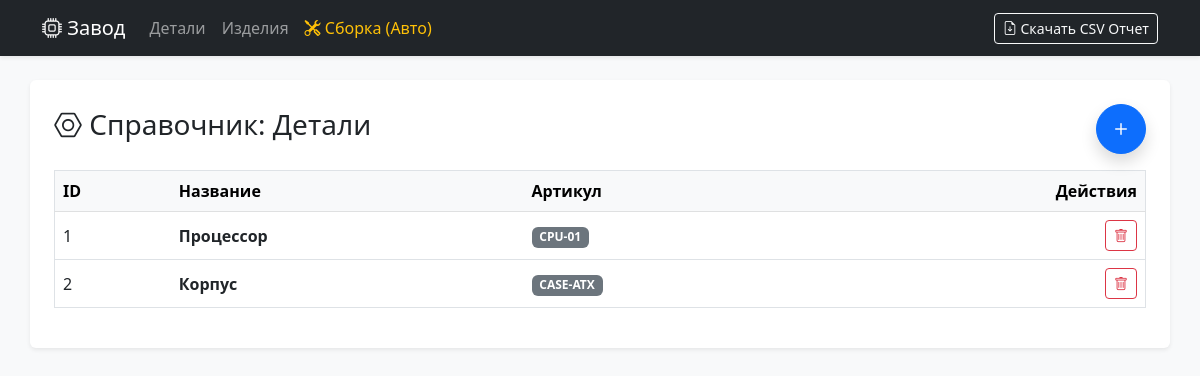
The page /parts on the database as committed earlier.
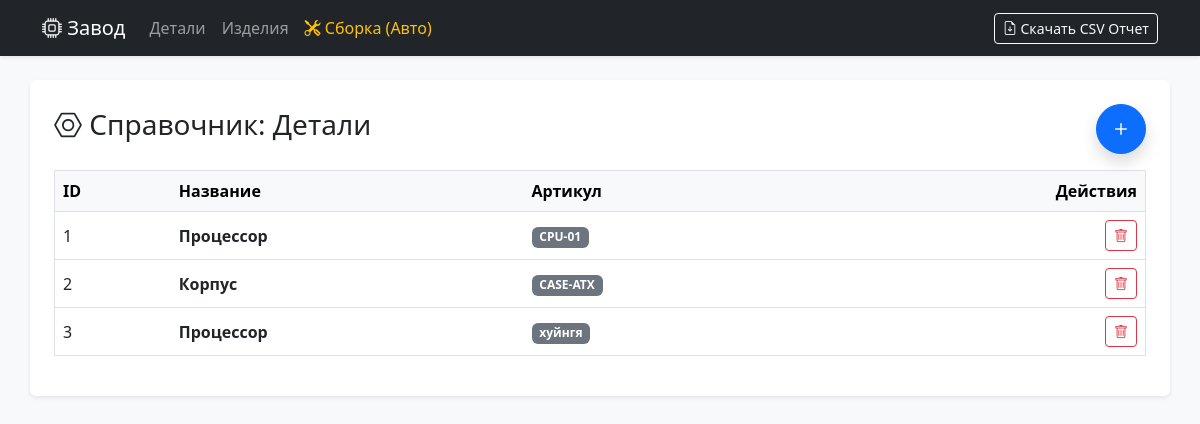
The same page on the database as committed later.
### tables this page shows
CREATE TABLE part (
        id_part INTEGER PRIMARY KEY AUTOINCREMENT,
        name TEXT NOT NULL,
        article TEXT NOT NULL
    );

### app.py (the view)
@app.route('/parts', methods=['GET', 'POST'])
def parts():
    conn = get_db_connection()
    if request.method == 'POST':
        conn.execute('INSERT INTO part (name, article) VALUES (?, ?)', (request.form['name'], request.form['article']))
        conn.commit()
        flash('Новая деталь успешно добавлена!', 'success')
        return redirect(url_for('parts'))
    data = conn.execute('SELECT * FROM part').fetchall()
    conn.close()
    return render_template('parts.html', data=data)

### app.py (called while the page is built)
def get_db_connection():
    conn = sqlite3.connect('database.db')
    conn.row_factory = sqlite3.Row
    return conn

### templates/parts.html (shortened to what this page needs)
{% extends 'base.html' %}
{% block content %}
<div class="d-flex justify-content-between align-items-center mb-3">
    <h3><i class="bi bi-nut"></i> Справочник: Детали</h3>
    <button class="btn btn-primary rounded-circle shadow" data-bs-toggle="modal" data-bs-target="#addModal" style="width: 50px; height: 50px; font-size: 24px; line-height: 1;">
        <i class="bi bi-plus"></i>
    </button>
</div>
<table class="table table-hover align-middle border">
    <thead class="table-light">
        <tr><th>ID</th><th>Название</th><th>Артикул</th><th class="text-end">Действия</th></tr>
    </thead>
    <tbody>
        {% for row in data %}
        <tr>
            <td>{{ row.id_part }}</td>
            <td><strong>{{ row.name }}</strong></td>
            <td><span class="badge bg-secondary">{{ row.article }}</span></td>
            <td class="text-end">
                <a href="/delete_part/{{ row.id_part }}" class="btn btn-sm btn-outline-danger" onclick="return confirm('Удалить?');">
                    <i class="bi bi-trash"></i>
                </a>
            </td>
        </tr>
        {% endfor %}
    </tbody>
</table>
{% endblock %}

Rows that differ between the two databases and show on the page:
added part: id_part "3", name "Процессор", article "хуйнгя"
